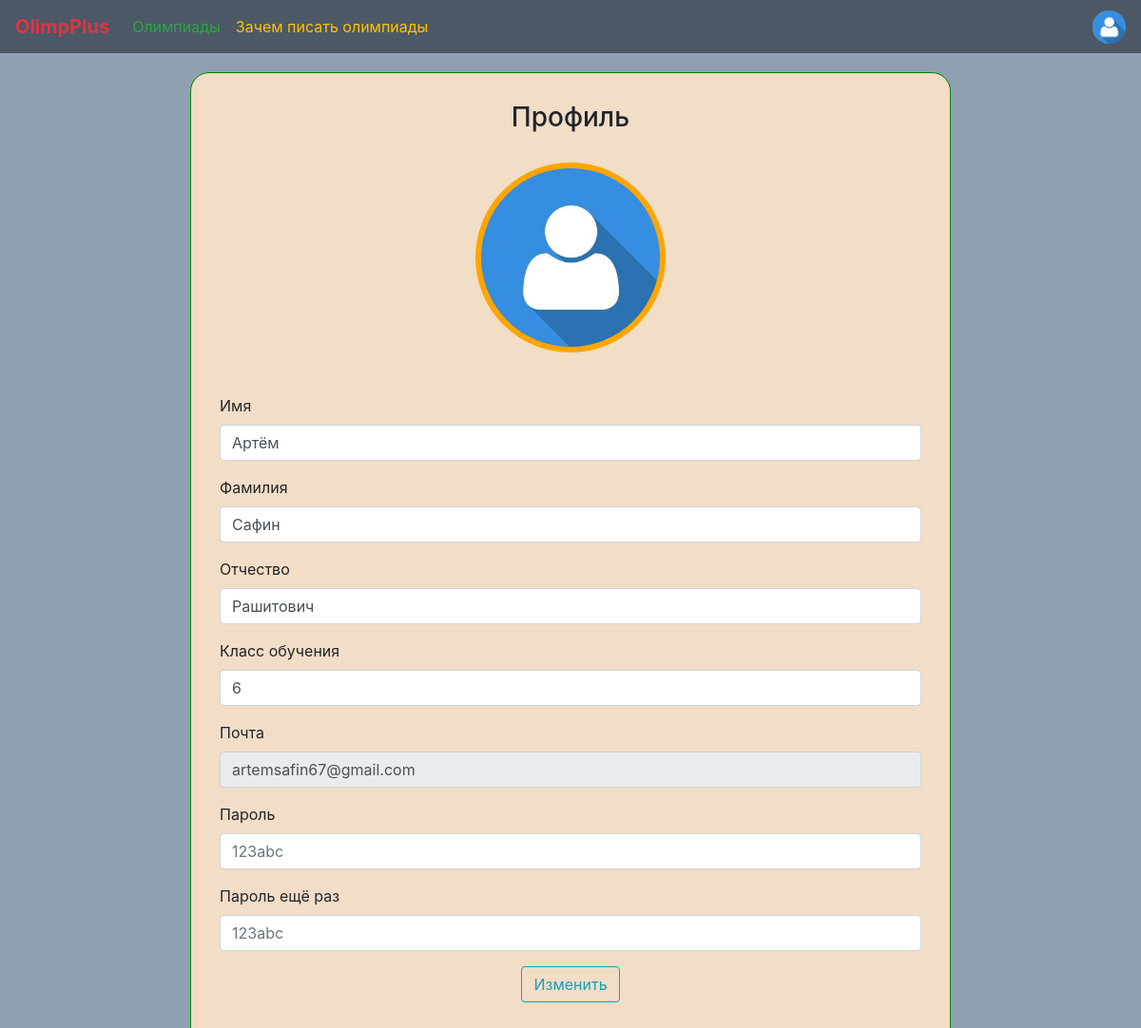
The page /edit_profile (signed in) on the database as committed earlier.
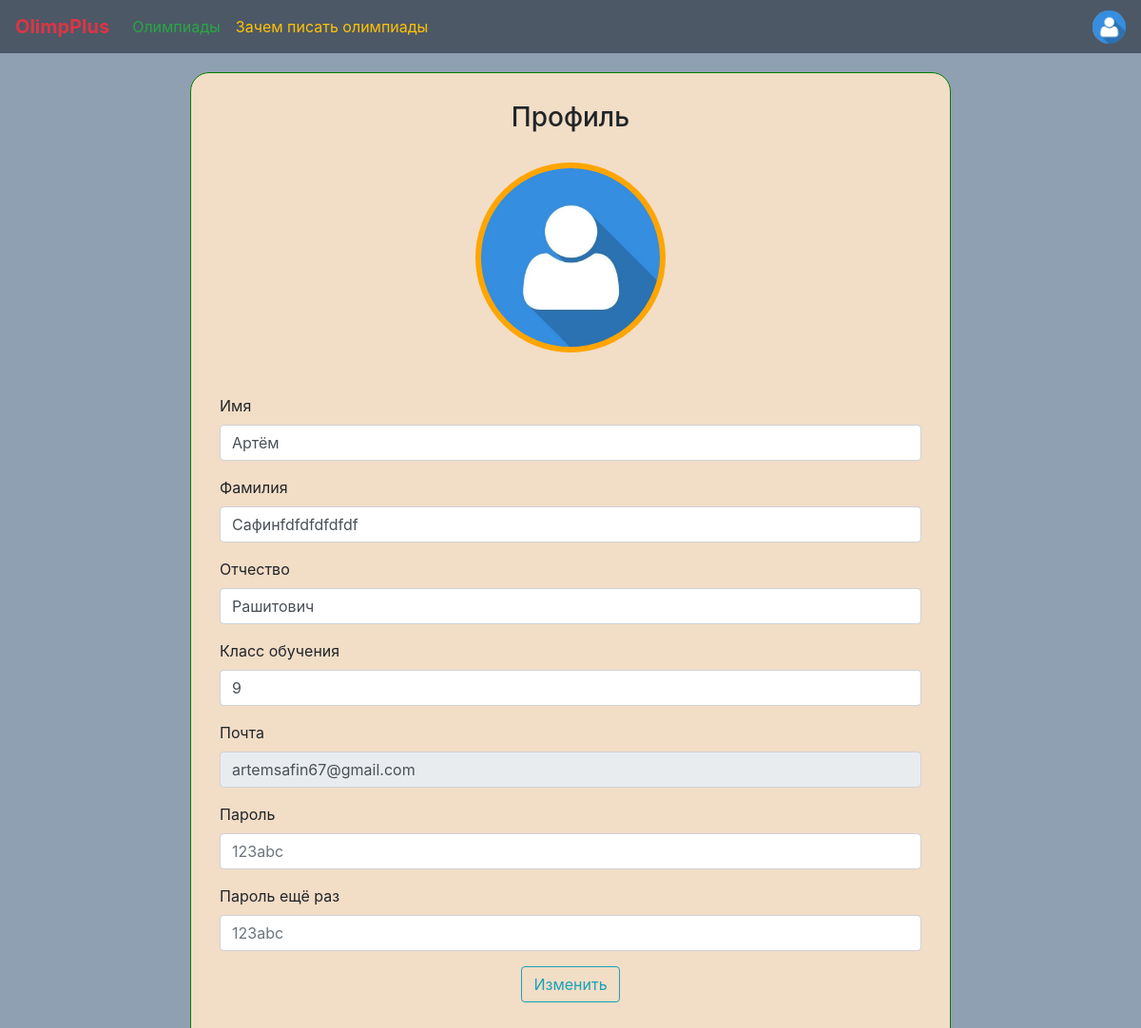
The same page on the database as committed later.
### data/tables/user.py (models this page shows, shortened)
class User(SqlAlchemyBase, UserMixin):
    __tablename__ = 'users'
    id = sqlalchemy.Column(sqlalchemy.Integer, primary_key=True, autoincrement=True)
    name = sqlalchemy.Column(sqlalchemy.String)
    surname = sqlalchemy.Column(sqlalchemy.String)
    fatherhood = sqlalchemy.Column(sqlalchemy.String)
    grade = sqlalchemy.Column(sqlalchemy.Integer)
    photo = sqlalchemy.Column(sqlalchemy.String)
    olimpiads = orm.relationship('Olimpiad', secondary='user_to_olimpiad', backref="users")
    email = sqlalchemy.Column(sqlalchemy.String)
    password = sqlalchemy.Column(sqlalchemy.String)
    def __repr__(self):
        return f"<User> {self.name}, {self.surname}, {self.email}"

### main.py (the view, shortened to what this page needs)
@app.route('/edit_profile', methods=['GET', 'POST'])
@login_required
def edit_profile():
    print(current_user, 'before')
    form = EditProfileForm()
    if request.method == "GET":
        form.name.data = current_user.name
        form.surname.data = current_user.surname
        form.fatherhood.data = current_user.fatherhood
        form.grade.data = current_user.grade
        form.email.data = current_user.email
        return render_template("edit_profile.html", form=form)

### data/forms/editProfileForm.py
class EditProfileForm(FlaskForm):
    photo = FileField("")
    name = StringField("Имя", validators=[InputRequired(message="Вы не заполнили это поле")])
    surname = StringField("Фамилия", validators=[InputRequired(message="Вы не заполнили это поле")])
    fatherhood = StringField("Отчество", validators=[InputRequired(message="Вы не заполнили это поле")])
    grade = IntegerField("Класс обучения", validators=[NumberRange(1, 11, message="Неправильно указан класс")])
    email = StringField("Почта", validators=[InputRequired(message="Вы не заполнили это поле"),
                                             Email(message="Неправильно указана почта")])
    password = PasswordField("Пароль", validators=[InputRequired(message="Вы не заполнили это поле")])
    password_again = PasswordField("Пароль ещё раз", validators=[InputRequired(message="Вы не заполнили это поле"), EqualTo("password", "Пароли не совпадают")])
    submit = SubmitField("Изменить")

### data/database/all_for_session.py (called while the page is built)
def create_session() -> Session:
    global __factory
    return __factory()

### main.py (called while the page is built)
@login_manager.user_loader
def load_user(user):
    db_session = create_session()
    return db_session.query(User).get(user)

### templates/edit_profile.html (shortened to what this page needs)
{% extends "base.html" %}
{% block content %}
    <form method="post" novalidate class="login_block" enctype="multipart/form-data">
        <h3 class="text-center">Профиль</h3>
        <div class="form-group text-center" style="margin: 30px auto">
            {{ form.photo.label(class="image_label", style="background: url(../static/img/avatars/default.jpg); background-size: cover; background-repeat: no-repeat; background-position: center", for="avatar_photo", id="avatar_label") }}
        </div>
        <div class="form-group">
            {{ form.name.label }}
            {{ form.name(class="form-control", type="text", placeholder="Иван") }}
        </div>
        <div class="form-group">
            {{ form.surname.label }}
            {{ form.surname(class="form-control", type="text", placeholder="Иванов") }}
        </div>
        <div class="form-group">
            {{ form.fatherhood.label }}
            {{ form.fatherhood(class="form-control", type="text", placeholder="Иванович") }}
        </div>
        <div class="form-group">
            {{ form.grade.label }}
            {{ form.grade(class="form-control", type="text", placeholder="Ваш класс обучения (число)") }}
        </div>
        <div class="form-group">
            {{ form.email.label }}
            {{ form.email(class="form-control", type="email", readonly="readonly", placeholder="some_email@mail.ru") }}
        </div>
        <div class="form-group">
            {{ form.password.label }}
            {{ form.password(class="form-control", type="password", placeholder="123abc")}}
        </div>
        <div class="form-group">
            {{ form.password_again.label }}
            {{ form.password_again(class="form-control", type="password", placeholder="123abc")}}
        </div>
        <div class="form-group text-center">{{ form.submit(type="submit", class="btn btn-outline-info") }}</div>
    </form>
{% endblock %}

### templates/base.html (shortened to what this page needs)
<!DOCTYPE html>
<html lang="en">
<head>
    <link rel="stylesheet" href="https://stackpath.bootstrapcdn.com/bootstrap/4.4.1/css/bootstrap.min.css"
>
    <link rel="stylesheet" href="../static/css/style.css">
</head>
<body>
    <nav class="navbar navbar-expand-lg navbar-light" style="background-color: #4c5866">
        <a class="navbar-brand text-danger" href="/"><strong>OlimpPlus</strong></a>
        <div class="collapse navbar-collapse" id="menu">
            <ul class="navbar-nav mr-auto">
                <li class="nav-item">
                    <a class="nav-link text-success" href="/olimpiads">Олимпиады</a>
                </li>
                <li class="nav-item">
                    <a class="nav-link text-warning" href="/why_olimps">Зачем писать олимпиады</a>
                </li>
            </ul>
        </div>
        {% if current_user.is_authenticated %}
            <div class="collapse navbar-collapse d-flex flex-row-reverse" id="profile">
                <ul class="navbar-nav my-2 my-lg-0">
                    <li class="nav-item dropdown btn-group">
                        <a href="#" data-toggle="dropdown" aria-haspopup="true" aria-expanded="false">
                            <img src="{{ current_user.photo }}" width="35" height="35" style="border-radius: 50%">
                        </a>
                    </li>
                </ul>
            </div>
        {% endif %}
    </nav>
    <main role="main" class="container">
        {% block content %}{% endblock %}
    </main>
</body>
</html>

Rows that differ between the two databases and show on the page:
changed User "Артём": surname "Сафин" → "Сафинfdfdfdfdfdf"; grade "6" → "9"
